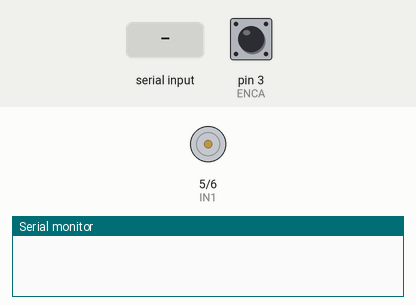
Simulated run of this sketch. Board: Arduino Uno, built with avr-gcc and run on an emulated ATmega328P. Parts: motor-driver pin pairs drawn as motors (green arrow = first pin HIGH = forward, orange = second pin HIGH = backward, longer = more drive, scaled by the enable pin), the last lines printed to the serial monitor. The inputs (shaded band) are chosen by the test bench; at power-on: pin 3 (ENCA) HIGH.

Above: at 1.2 s.
1.3 s: "1" received over Serial
At 2.3 s:
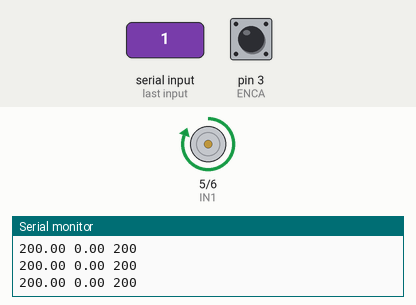
2.8 s: "0" received over Serial
At 3.6 s:
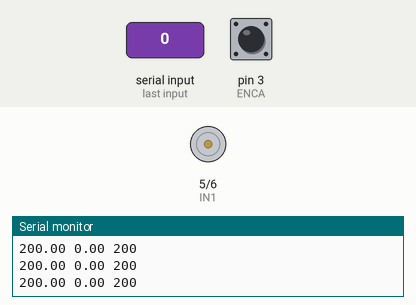
Timing chart, 0 to 5.8 s (numbered marks = the images above; inputs shaded):
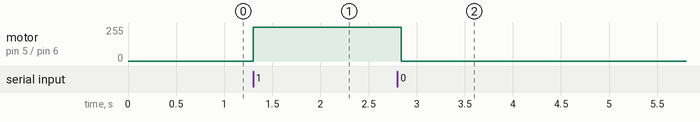

Measured:
- after the input at 1.3 s, motor on pin 5 (IN1) / pin 6 (IN2): stopped → forward 255/255 at once
- after the input at 2.8 s, motor on pin 5 (IN1) / pin 6 (IN2): forward 255/255 → stopped at once

The sketch:

Motor_DC_malha_aberta.ino
```cpp
// Pins
#define ENCA 3
#define ENCB 2
#define PWM 4
#define IN1 5
#define IN2 6

// Globals
long prevT = 0;
int posPrev = 0;
volatile int pos_i = 0;
volatile float velocity_i = 0;
volatile long prevT_i = 0;

float v1Filt = 0;
float v1Prev = 0;
float v2Filt = 0;
float v2Prev = 0;

int pwr = 0;
bool motorLigado = false; // Estado do motor (ligado/desligado)

void setup() {
  Serial.begin(115200);

  pinMode(ENCA, INPUT);
  pinMode(ENCB, INPUT);
  pinMode(PWM, OUTPUT);
  pinMode(IN1, OUTPUT);
  pinMode(IN2, OUTPUT);

  attachInterrupt(digitalPinToInterrupt(ENCA), readEncoder, RISING);
}

void loop() {
  // Verifica se há dados disponíveis na serial (comando do MATLAB)
  if (Serial.available() > 0) {
    char comando = Serial.read(); // Lê o comando
    if (comando == '1') {
      motorLigado = true; // Liga o motor
    } else if (comando == '0') {
      motorLigado = false; // Desliga o motor
      setMotor(0, 0, PWM, IN1, IN2); // Para o motor
    }
  }

  // Se o motor estiver ligado, aplica o sinal de controle
  if (motorLigado) {
    int pos = 0;
    float velocity2 = 0;

    // Obter posição e velocidade
    getEncoderData(pos, velocity2);

    // Calcular velocidade
    float deltaT = 0;
    float v1 = computeVelocity(pos, deltaT);

    // Filtrar sinais de velocidade
    filterVelocities(v1, velocity2);

    // Definir a velocidade de referência
    float vt = 200; // Velocidade desejada (RPM)

    // Configurar o motor
    controlMotor(vt);

    // Saída para depuração
    debugOutput(vt, v1Filt, pwr);
  }

  attachInterrupt(digitalPinToInterrupt(ENCA), readEncoder, RISING);
  delay(50);
}

// Função para obter posição e velocidade do encoder
void getEncoderData(int &pos, float &velocity2) {
  noInterrupts(); // Desativar interrupções ao ler dados
  pos = pos_i;
  velocity2 = velocity_i;
  interrupts(); // Reativar interrupções
}

// Função para calcular velocidade com base na posição
float computeVelocity(int pos, float &deltaT) {
  long currT = micros();
  deltaT = ((float)(currT - prevT)) / 1.0e6;
  float velocity = (pos - posPrev) / deltaT;
  posPrev = pos;
  prevT = currT;
  return velocity / 600.0 * 60.0; // Converter para RPM
}

// Função para filtrar velocidades
void filterVelocities(float v1, float v2) {
  v1Filt = 0.854 * v1Filt + 0.0728 * v1 + 0.0728 * v1Prev;
  v1Prev = v1;
  v2Filt = 0.854 * v2Filt + 0.0728 * v2 + 0.0728 * v2Prev;
  v2Prev = v2;
}

// Função para configurar o motor
void controlMotor(float u) {
  int dir = (u < 0) ? -1 : 1;
  pwr = (int)fabs(u);
  if (pwr > 255) {
    pwr = 255;
  }
  setMotor(dir, pwr, PWM, IN1, IN2);
}

// Função para saída de depuração
void debugOutput(float vt1, float v1Filt, int pwm) {
  Serial.print(vt1);
  Serial.print(" ");
  Serial.print(v1Filt);
  Serial.print(" ");
  Serial.print(pwm);
  Serial.println();
}

void setMotor(int dir, int pwmVal, int pwm, int in1, int in2) {
  analogWrite(pwm, pwmVal); // Velocidade do motor
  if (dir == 1) {
    digitalWrite(in1, HIGH);
    digitalWrite(in2, LOW);
  } else if (dir == -1) {
    digitalWrite(in1, LOW);
    digitalWrite(in2, HIGH);
  } else {
    digitalWrite(in1, LOW);
    digitalWrite(in2, LOW);
  }
}

void readEncoder() {
  int b = digitalRead(ENCB);
  int increment = (b > 0) ? 1 : -1;
  pos_i += increment;

  long currT = micros();
  float deltaT = ((float)(currT - prevT_i)) / 1.0e6;
  velocity_i = increment / deltaT;
  prevT_i = currT;
}
```
